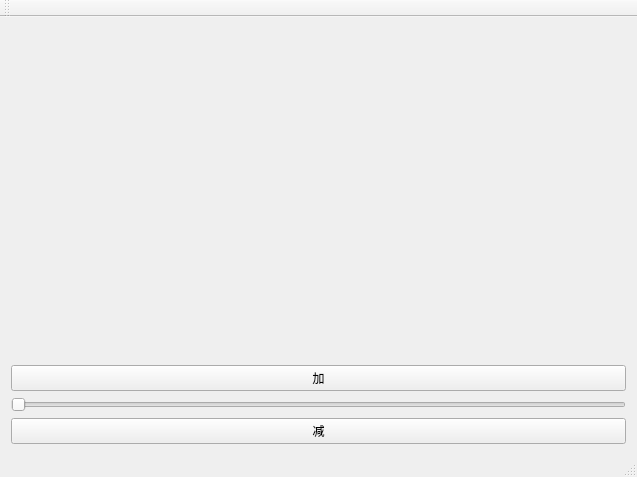
<?xml version="1.0" encoding="UTF-8"?>
<ui version="4.0">
 <class>MainWindow</class>
 <widget class="QMainWindow" name="MainWindow">
  <property name="geometry">
   <rect>
    <x>0</x>
    <y>0</y>
    <width>637</width>
    <height>477</height>
   </rect>
  </property>
  <property name="windowTitle">
   <string>MainWindow</string>
  </property>
  <widget class="QWidget" name="centralWidget">
   <layout class="QVBoxLayout" name="verticalLayout">
    <item>
     <layout class="QHBoxLayout" name="horizontalLayout">
      <item>
       <widget class="Dashboard1" name="widget" native="true"/>
      </item>
      <item>
       <widget class="WaterProgressBar1" name="widget_2" native="true">
        <property name="sizePolicy">
         <sizepolicy hsizetype="Ignored" vsizetype="Ignored">
          <horstretch>0</horstretch>
          <verstretch>0</verstretch>
         </sizepolicy>
        </property>
       </widget>
      </item>
     </layout>
    </item>
    <item>
     <widget class="QPushButton" name="pushButton">
      <property name="text">
       <string>加</string>
      </property>
     </widget>
    </item>
    <item>
     <widget class="QSlider" name="horizontalSlider">
      <property name="orientation">
       <enum>Qt::Horizontal</enum>
      </property>
     </widget>
    </item>
    <item>
     <widget class="QPushButton" name="pushButton_2">
      <property name="text">
       <string>减</string>
      </property>
     </widget>
    </item>
   </layout>
  </widget>
  <widget class="QMenuBar" name="menuBar">
   <property name="geometry">
    <rect>
     <x>0</x>
     <y>0</y>
     <width>637</width>
     <height>21</height>
    </rect>
   </property>
  </widget>
  <widget class="QToolBar" name="mainToolBar">
   <attribute name="toolBarArea">
    <enum>TopToolBarArea</enum>
   </attribute>
   <attribute name="toolBarBreak">
    <bool>false</bool>
   </attribute>
  </widget>
  <widget class="QStatusBar" name="statusBar"/>
 </widget>
 <layoutdefault spacing="6" margin="11"/>
 <customwidgets>
  <customwidget>
   <class>WaterProgressBar1</class>
   <extends>QWidget</extends>
   <header location="global">waterprogressbar1.h</header>
   <container>1</container>
  </customwidget>
  <customwidget>
   <class>Dashboard1</class>
   <extends>QWidget</extends>
   <header location="global">dashboard1.h</header>
   <container>1</container>
  </customwidget>
 </customwidgets>
 <resources/>
 <connections/>
</ui>
